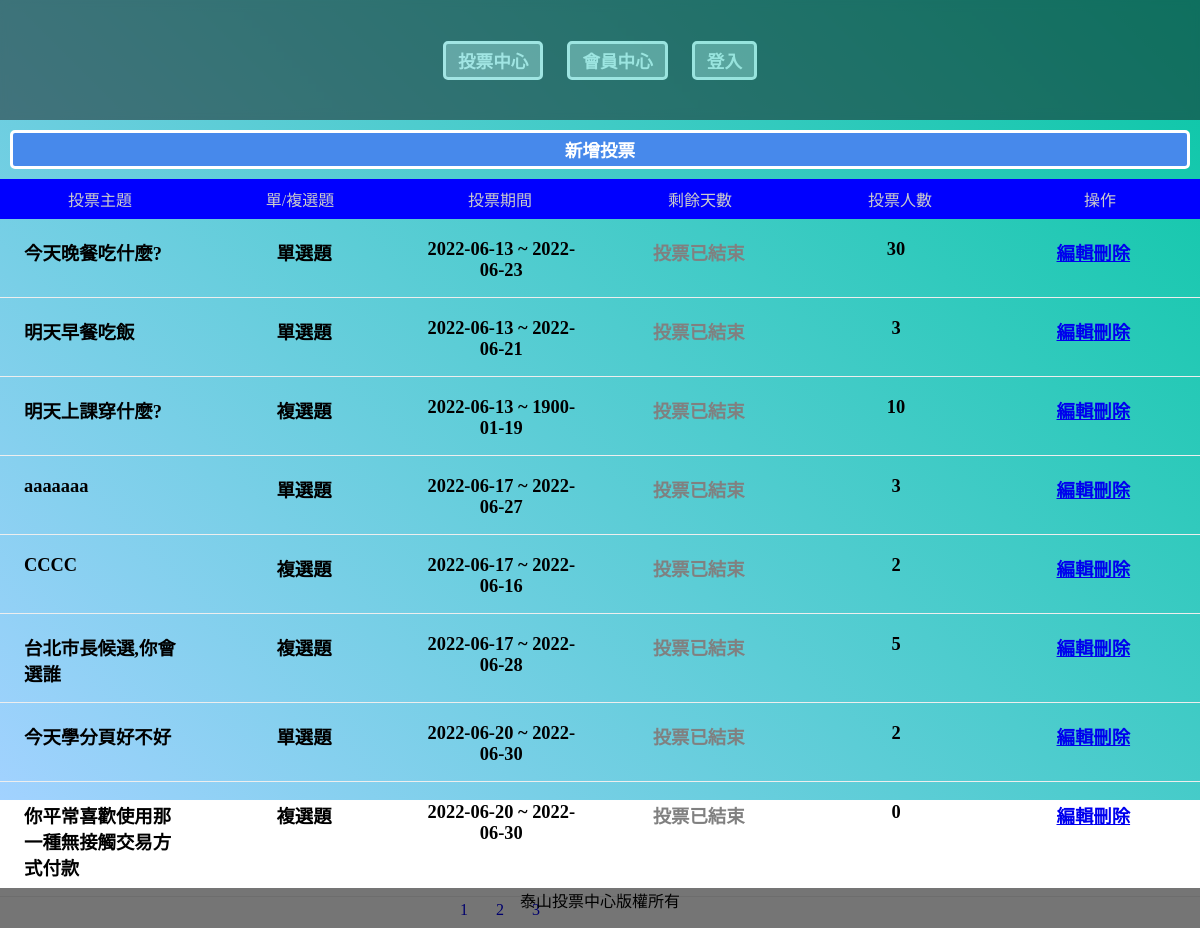
The page /back.php on the database its author committed.
### tables this page shows
CREATE TABLE `subjects` (
  `id` int(11) UNSIGNED NOT NULL,
  `subject` varchar(128) NOT NULL,
  `type_id` int(11) NOT NULL,
  `multiple` tinyint(1) NOT NULL DEFAULT 0,
  `multi_limit` tinyint(2) NOT NULL DEFAULT 1,
  `start` date NOT NULL,
  `end` date NOT NULL,
  `total` int(11) UNSIGNED NOT NULL DEFAULT 0
);

### api/base.php (called while the page is built, shortened)
<?php
function pdo(){
    $dsn="mysql:host=localhost;charset=utf8;dbname=vote";
    return new PDO($dsn,'root','');
}
function all($table,...$arg){
    $pdo=pdo();
    $sql="SELECT * FROM $table ";
    switch(count($arg)){
        case 1:
            if(is_array($arg[0]) && !empty($arg[0])){
                foreach($arg[0] as $key => $value){
                    $tmp[]="`$key`='$value'";
                }
                $sql.=" WHERE ". implode(" AND " ,$tmp);
            }elseif(empty($arg[0])){
            }else{
                $sql.=$arg[0];
            }
        break;
        }
        return $pdo->query($sql)->fetchAll(PDO::FETCH_ASSOC);
    }
function math($table,$math,$col,...$arg){
    $pdo=pdo();
    $sql="SELECT $math(`$col`) FROM $table ";
        return $pdo->query($sql)->fetchColumn();
    }

### back.php (the view, shortened to what this page needs)
<?php
include_once "./api/base.php";
?>
<!DOCTYPE html>
<html lang="en">
<head>
    <link rel="stylesheet" href="./css/basic.css">
    <link rel="stylesheet" href="./css/header.css">
    <link rel="stylesheet" href="./css/session.css">
    <link rel="stylesheet" href="./css/front.css">
</head>
<div class="background"></div>
<div class="header">
    <?php
    include('./layout/header.php');
    ?>
</div>
<?php
    $orderStr = '';
$total = math('subjects', 'count', 'id');
$div = 3;
$pages = ceil($total / $div);
$now = isset($_GET['p']) ? $_GET['p'] : 1;
$start = ($now - 1) * $div;
$page_rows = " limit $start,$div";
$subjects = all('subjects', $orderStr . $page_rows);
    ?>
<div class="section flex-column">
    <?php
    if (isset($file) && file_exists($file)) {
        include $file;
    } else {
    ?>
        <button class="btn btn-primary" onclick="location.href='?do=add_vote'">新增投票</button>
        <div>
            <ul>
                <li class='list-header'>
                    <div>投票主題</div>
                    <div>單/複選題</div>
                    <div>投票期間</div>
                    <div>剩餘天數</div>
                    <div>投票人數</div>
                    <div>操作</div>
                </li>
                <?php
                $subjects = all('subjects');
                foreach ($subjects as $subject) {
                    echo "<li class='list-items'>";
                    echo "<div>{$subject['subject']}</div>";
                    if ($subject['multiple'] == 0) {
                        echo "<div class='text-center'>單選題</div>";
                    } else {
                        echo "<div class='text-center'>複選題</div>";
                    }
                    echo "<div class='text-center'>";
                    echo $subject['start'] . " ~ " . $subject['end'];
                    echo "</div>";
                    echo "<div class='text-center'>";
                    $today = strtotime("now");
                    $end = strtotime($subject['end']);
                    if (($end - $today) > 0) {
                        $remain = floor(($end - $today) / (60 * 60 * 24));
                        echo "倒數" . $remain . "天結束";
                    } else {
                        echo "<span style='color:grey'>投票已結束</span>";
                    }
                    echo "</div>";
                    echo "<div class='text-center'>{$subject['total']}</div>";
                    echo "<div class='text-center'>";
                    echo "<a class='edit' href='?do=edit&id={$subject['id']}'>編輯</a>";
                    echo "<a class='del' href='?do=del&id={$subject['id']}'>刪除</a>";
                    echo "</div>";
                    echo "</li>";
                }
                ?>
            </ul>
        </div>
    <?php
    }
    ?>
</div>
<div class="page">
<?php
if ($pages > 1) {
    for ($i = 1; $i <= $pages; $i++) {
        echo "<a href='?p={$i}'>&nbsp;";
        echo $i;
        echo "&nbsp;</a>";
    }
}
?>
</div>
<div class="footer">
    <?php
    include('./layout/footer.php');
    ?>
</div>
</body>
</html>

### css/basic.css (style rules this page uses)
* { box-sizing: border-box; margin: 0; padding: 0; }
.background { position: absolute; width: 100%; min-height: 100vh; display: flex; justify-content: center; align-items: center; background:linear-gradient(45deg, #a2d2ff, #08c7a5); }
.header { position: relative; width: 100%; min-height: 15vh; display: flex; justify-content: center; flex-wrap: wrap; background-color: #171818; opacity: 0.5; backdrop-filter: blur(5px); }
.section { position: relative; width: 100%; min-height: 80vh; display: flex; justify-content: center; }
.footer { position: fixed; bottom: 0; width: 100%; min-height: 5vh; display: flex; justify-content: center; background: #0000008a; }
.btn { color: #fff; display: inline-block; border:3px solid #fff; border-radius:5px; background:grey; padding:0.25rem 0.75rem; margin: 10px; font-size:1.1rem; font-weight: bold; box-sizing: 0 0 10px #ccc; }
.btn.btn-primary { background-color:rgb(71, 137, 235); }
.text-center { text-align: center; }
.flex-column { display: flex; flex-direction: column; }

### css/session.css (style rules this page uses)
* { margin: 0; padding: 0; list-style: none; }
.page { width: 1000px; text-align: center; }
.page a { text-decoration: none; padding: 10px; }

### css/front.css (style rules this page uses)
.list-header { display:flex; justify-content: space-evenly; text-align: center; }
.list-header div { width:calc(100% / 5); padding:0.5rem 1rem; background:blue; color:#ccc; }
.list-items div { width:calc(100% / 5); padding:0.5rem 1rem; }
.list-items { display:flex; justify-content: space-evenly; padding:0.5rem; margin:0.25rem 0; border-bottom:1px solid #eee; font-weight: bold; font-size:1.15rem; }

### rows shown on the page
subjects: subject "今天晚餐吃什麼?", multiple "單選題", start "2022-06-13", end "2022-06-23", shows "投票已結束", total "30"
subjects: subject "明天早餐吃飯", multiple "單選題", start "2022-06-13", end "2022-06-21", shows "投票已結束", total "3"
subjects: subject "明天上課穿什麼?", multiple "複選題", start "2022-06-13", end "1900-01-19", shows "投票已結束", total "10"
subjects: subject "aaaaaaa", multiple "單選題", start "2022-06-17", end "2022-06-27", shows "投票已結束", total "3"
subjects: subject "CCCC", multiple "複選題", start "2022-06-17", end "2022-06-16", shows "投票已結束", total "2"
subjects: subject "台北市長候選,你會選誰", multiple "複選題", start "2022-06-17", end "2022-06-28", shows "投票已結束", total "5"
subjects: subject "今天學分頁好不好", multiple "單選題", start "2022-06-20", end "2022-06-30", shows "投票已結束", total "2"
subjects: subject "你平常喜歡使用那一種無接觸交易方式付款", multiple "複選題", start "2022-06-20", end "2022-06-30", shows "投票已結束", total "0"
